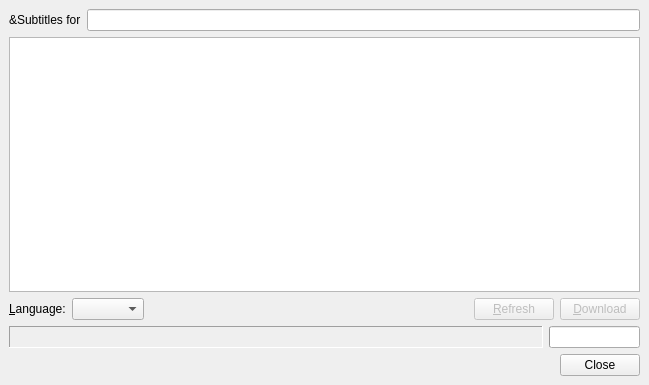
<ui version="4.0" >
 <class>FindSubtitlesWindow</class>
 <widget class="QWidget" name="FindSubtitlesWindow" >
  <property name="geometry" >
   <rect>
    <x>0</x>
    <y>0</y>
    <width>649</width>
    <height>385</height>
   </rect>
  </property>
  <property name="windowTitle" >
   <string>Find Subtitles</string>
  </property>
  <layout class="QVBoxLayout" >
   <property name="margin" >
    <number>9</number>
   </property>
   <property name="spacing" >
    <number>6</number>
   </property>
   <item>
    <layout class="QHBoxLayout" >
     <property name="margin" >
      <number>0</number>
     </property>
     <property name="spacing" >
      <number>6</number>
     </property>
     <item>
      <widget class="QLabel" name="subtitles_for_label" >
       <property name="text" >
        <string>&amp;Subtitles for</string>
       </property>
      </widget>
     </item>
     <item>
      <widget class="FileChooser" name="file_chooser" />
     </item>
    </layout>
   </item>
   <item>
    <widget class="QTreeView" name="view" />
   </item>
   <item>
    <layout class="QHBoxLayout" >
     <property name="margin" >
      <number>0</number>
     </property>
     <property name="spacing" >
      <number>6</number>
     </property>
     <item>
      <widget class="QLabel" name="filter_language_label" >
       <property name="text" >
        <string>&amp;Language:</string>
       </property>
       <property name="buddy" >
        <cstring>language_filter</cstring>
       </property>
      </widget>
     </item>
     <item>
      <widget class="QComboBox" name="language_filter" >
       <property name="editable" >
        <bool>false</bool>
       </property>
      </widget>
     </item>
     <item>
      <spacer>
       <property name="orientation" >
        <enum>Qt::Horizontal</enum>
       </property>
       <property name="sizeHint" >
        <size>
         <width>40</width>
         <height>20</height>
        </size>
       </property>
      </spacer>
     </item>
     <item>
      <widget class="QPushButton" name="refresh_button" >
       <property name="enabled" >
        <bool>false</bool>
       </property>
       <property name="text" >
        <string>&amp;Refresh</string>
       </property>
      </widget>
     </item>
     <item>
      <widget class="QPushButton" name="download_button" >
       <property name="enabled" >
        <bool>false</bool>
       </property>
       <property name="text" >
        <string>&amp;Download</string>
       </property>
      </widget>
     </item>
    </layout>
   </item>
   <item>
    <layout class="QHBoxLayout" >
     <property name="margin" >
      <number>0</number>
     </property>
     <property name="spacing" >
      <number>6</number>
     </property>
     <item>
      <widget class="QLabel" name="status" >
       <property name="sizePolicy" >
        <sizepolicy>
         <hsizetype>7</hsizetype>
         <vsizetype>5</vsizetype>
         <horstretch>0</horstretch>
         <verstretch>0</verstretch>
        </sizepolicy>
       </property>
       <property name="frameShape" >
        <enum>QFrame::Panel</enum>
       </property>
       <property name="frameShadow" >
        <enum>QFrame::Sunken</enum>
       </property>
       <property name="text" >
        <string/>
       </property>
      </widget>
     </item>
     <item>
      <widget class="QProgressBar" name="progress" >
       <property name="sizePolicy" >
        <sizepolicy>
         <hsizetype>5</hsizetype>
         <vsizetype>0</vsizetype>
         <horstretch>0</horstretch>
         <verstretch>0</verstretch>
        </sizepolicy>
       </property>
       <property name="value" >
        <number>0</number>
       </property>
       <property name="textVisible" >
        <bool>false</bool>
       </property>
       <property name="orientation" >
        <enum>Qt::Horizontal</enum>
       </property>
      </widget>
     </item>
    </layout>
   </item>
   <item>
    <widget class="QDialogButtonBox" name="buttonBox" >
     <property name="orientation" >
      <enum>Qt::Horizontal</enum>
     </property>
     <property name="standardButtons" >
      <set>QDialogButtonBox::Close</set>
     </property>
    </widget>
   </item>
  </layout>
 </widget>
 <customwidgets>
  <customwidget>
   <class>FileChooser</class>
   <extends>QLineEdit</extends>
   <header>filechooser.h</header>
  </customwidget>
 </customwidgets>
 <tabstops>
  <tabstop>file_chooser</tabstop>
  <tabstop>view</tabstop>
  <tabstop>language_filter</tabstop>
  <tabstop>refresh_button</tabstop>
  <tabstop>download_button</tabstop>
  <tabstop>buttonBox</tabstop>
 </tabstops>
 <resources/>
 <connections>
  <connection>
   <sender>buttonBox</sender>
   <signal>rejected()</signal>
   <receiver>FindSubtitlesWindow</receiver>
   <slot>close()</slot>
   <hints>
    <hint type="sourcelabel" >
     <x>334</x>
     <y>380</y>
    </hint>
    <hint type="destinationlabel" >
     <x>334</x>
     <y>201</y>
    </hint>
   </hints>
  </connection>
 </connections>
</ui>
